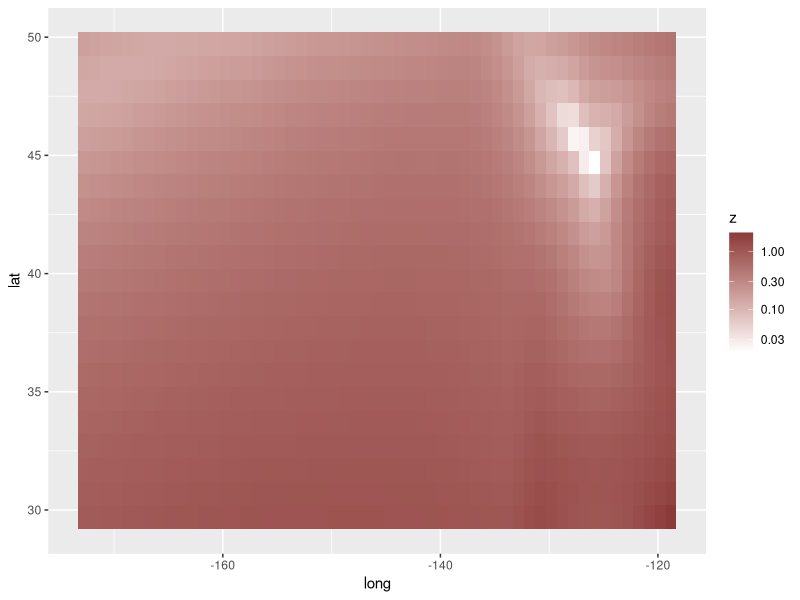

This figure's R source:
## ---- chunk 1
knitr::opts_chunk$set(message = FALSE, warning = FALSE, include = TRUE,
                      fig.align = "center",  out.width = "80%")
## ---- chunk 2
library(tidyverse)
library(ggplot2)
library(stringr)
library(lubridate)
library(gridExtra)
library(ggrepel)
library(ggthemes)
library(sf)
## ---- chunk 3
seals$z <- with(seals, sqrt(delta_long^2 + delta_lat^2)); 
ggplot(seals, aes(x=long, y=lat)) +
  geom_tile(aes(fill=z)) +
  scale_fill_gradient(trans = "log10", high = "indianred4", low = "white")

## ---- chunk 4

## ---- chunk 5
